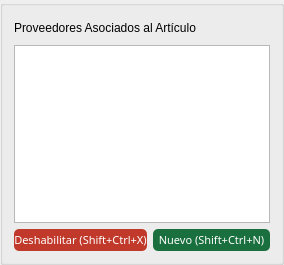
        <widget class="QGroupBox" name="box_proveedores">
         <property name="styleSheet">
          <string notr="true">#box_proveedores{
	background-color: #F2F6FD;
	}</string>
         </property>
         <property name="title">
          <string/>
         </property>
         <layout class="QVBoxLayout" name="layout_proveedores" stretch="10,80,10">
          <item>
           <widget class="QLabel" name="label_2">
            <property name="sizePolicy">
             <sizepolicy hsizetype="Expanding" vsizetype="Expanding">
              <horstretch>0</horstretch>
              <verstretch>0</verstretch>
             </sizepolicy>
            </property>
            <property name="text">
             <string>Proveedores Asociados al Artículo</string>
            </property>
           </widget>
          </item>
          <item>
           <widget class="QTableView" name="tbl_proveedores"/>
          </item>
          <item>
           <layout class="QHBoxLayout" name="layout_prov_botones">
            <item>
             <widget class="QPushButton" name="btn_deshabilitar_prov">
              <property name="sizePolicy">
               <sizepolicy hsizetype="Expanding" vsizetype="Expanding">
                <horstretch>0</horstretch>
                <verstretch>0</verstretch>
               </sizepolicy>
              </property>
              <property name="palette">
               <palette>
                <active>
                 <colorrole role="WindowText">
                  <brush brushstyle="SolidPattern">
                   <color alpha="255">
                    <red>255</red>
                    <green>255</green>
                    <blue>255</blue>
                   </color>
                  </brush>
                 </colorrole>
                 <colorrole role="Button">
                  <brush brushstyle="SolidPattern">
                   <color alpha="255">
                    <red>192</red>
                    <green>57</green>
                    <blue>43</blue>
                   </color>
                  </brush>
                 </colorrole>
                 <colorrole role="Light">
                  <brush brushstyle="SolidPattern">
                   <color alpha="255">
                    <red>127</red>
                    <green>255</green>
                    <blue>191</blue>
                   </color>
                  </brush>
                 </colorrole>
                 <colorrole role="Midlight">
                  <brush brushstyle="SolidPattern">
                   <color alpha="255">
                    <red>106</red>
                    <green>212</green>
                    <blue>159</blue>
                   </color>
                  </brush>
                 </colorrole>
                 <colorrole role="Dark">
                  <brush brushstyle="SolidPattern">
                   <color alpha="255">
                    <red>42</red>
                    <green>85</green>
                    <blue>63</blue>
                   </color>
                  </brush>
                 </colorrole>
                 <colorrole role="Mid">
                  <brush brushstyle="SolidPattern">
                   <color alpha="255">
                    <red>56</red>
                    <green>113</green>
                    <blue>84</blue>
                   </color>
                  </brush>
                 </colorrole>
                 <colorrole role="Text">
                  <brush brushstyle="SolidPattern">
                   <color alpha="255">
                    <red>255</red>
                    <green>255</green>
                    <blue>255</blue>
                   </color>
                  </brush>
                 </colorrole>
                 <colorrole role="BrightText">
                  <brush brushstyle="SolidPattern">
                   <color alpha="255">
                    <red>255</red>
                    <green>255</green>
                    <blue>255</blue>
                   </color>
                  </brush>
                 </colorrole>
                 <colorrole role="ButtonText">
                  <brush brushstyle="SolidPattern">
                   <color alpha="255">
                    <red>255</red>
                    <green>255</green>
                    <blue>255</blue>
                   </color>
                  </brush>
                 </colorrole>
                 <colorrole role="Base">
                  <brush brushstyle="SolidPattern">
                   <color alpha="255">
                    <red>192</red>
                    <green>57</green>
                    <blue>43</blue>
                   </color>
                  </brush>
                 </colorrole>
                 <colorrole role="Window">
                  <brush brushstyle="SolidPattern">
                   <color alpha="255">
                    <red>192</red>
                    <green>57</green>
                    <blue>43</blue>
                   </color>
                  </brush>
                 </colorrole>
                 <colorrole role="Shadow">
                  <brush brushstyle="SolidPattern">
                   <color alpha="255">
                    <red>0</red>
                    <green>0</green>
                    <blue>0</blue>
                   </color>
                  </brush>
                 </colorrole>
                 <colorrole role="AlternateBase">
                  <brush brushstyle="SolidPattern">
                   <color alpha="255">
                    <red>170</red>
                    <green>212</green>
                    <blue>191</blue>
                   </color>
                  </brush>
                 </colorrole>
                 <colorrole role="ToolTipBase">
                  <brush brushstyle="SolidPattern">
                   <color alpha="255">
                    <red>255</red>
                    <green>255</green>
                    <blue>220</blue>
                   </color>
                  </brush>
                 </colorrole>
                 <colorrole role="ToolTipText">
                  <brush brushstyle="SolidPattern">
                   <color alpha="255">
                    <red>0</red>
                    <green>0</green>
                    <blue>0</blue>
                   </color>
                  </brush>
                 </colorrole>
                </active>
                <inactive>
                 <colorrole role="WindowText">
                  <brush brushstyle="SolidPattern">
                   <color alpha="255">
                    <red>255</red>
                    <green>255</green>
                    <blue>255</blue>
                   </color>
                  </brush>
                 </colorrole>
                 <colorrole role="Button">
                  <brush brushstyle="SolidPattern">
                   <color alpha="255">
                    <red>192</red>
                    <green>57</green>
                    <blue>43</blue>
                   </color>
                  </brush>
                 </colorrole>
                 <colorrole role="Light">
                  <brush brushstyle="SolidPattern">
                   <color alpha="255">
                    <red>127</red>
                    <green>255</green>
                    <blue>191</blue>
                   </color>
                  </brush>
                 </colorrole>
                 <colorrole role="Midlight">
                  <brush brushstyle="SolidPattern">
                   <color alpha="255">
                    <red>106</red>
                    <green>212</green>
                    <blue>159</blue>
                   </color>
                  </brush>
                 </colorrole>
                 <colorrole role="Dark">
                  <brush brushstyle="SolidPattern">
                   <color alpha="255">
                    <red>42</red>
                    <green>85</green>
                    <blue>63</blue>
                   </color>
                  </brush>
                 </colorrole>
                 <colorrole role="Mid">
                  <brush brushstyle="SolidPattern">
                   <color alpha="255">
                    <red>56</red>
                    <green>113</green>
                    <blue>84</blue>
                   </color>
                  </brush>
                 </colorrole>
                 <colorrole role="Text">
                  <brush brushstyle="SolidPattern">
                   <color alpha="255">
                    <red>255</red>
                    <green>255</green>
                    <blue>255</blue>
                   </color>
                  </brush>
                 </colorrole>
                 <colorrole role="BrightText">
                  <brush brushstyle="SolidPattern">
                   <color alpha="255">
                    <red>255</red>
                    <green>255</green>
                    <blue>255</blue>
                   </color>
                  </brush>
                 </colorrole>
                 <colorrole role="ButtonText">
                  <brush brushstyle="SolidPattern">
                   <color alpha="255">
                    <red>255</red>
                    <green>255</green>
                    <blue>255</blue>
                   </color>
                  </brush>
                 </colorrole>
                 <colorrole role="Base">
                  <brush brushstyle="SolidPattern">
                   <color alpha="255">
                    <red>192</red>
                    <green>57</green>
                    <blue>43</blue>
                   </color>
                  </brush>
                 </colorrole>
                 <colorrole role="Window">
                  <brush brushstyle="SolidPattern">
                   <color alpha="255">
                    <red>192</red>
                    <green>57</green>
                    <blue>43</blue>
                   </color>
                  </brush>
                 </colorrole>
                 <colorrole role="Shadow">
                  <brush brushstyle="SolidPattern">
                   <color alpha="255">
                    <red>0</red>
                    <green>0</green>
                    <blue>0</blue>
                   </color>
                  </brush>
                 </colorrole>
                 <colorrole role="AlternateBase">
                  <brush brushstyle="SolidPattern">
                   <color alpha="255">
                    <red>170</red>
                    <green>212</green>
                    <blue>191</blue>
                   </color>
                  </brush>
                 </colorrole>
                 <colorrole role="ToolTipBase">
                  <brush brushstyle="SolidPattern">
                   <color alpha="255">
                    <red>255</red>
                    <green>255</green>
                    <blue>220</blue>
                   </color>
                  </brush>
                 </colorrole>
                 <colorrole role="ToolTipText">
                  <brush brushstyle="SolidPattern">
                   <color alpha="255">
                    <red>0</red>
                    <green>0</green>
                    <blue>0</blue>
                   </color>
                  </brush>
                 </colorrole>
                </inactive>
                <disabled>
                 <colorrole role="WindowText">
                  <brush brushstyle="SolidPattern">
                   <color alpha="255">
                    <red>255</red>
                    <green>255</green>
                    <blue>255</blue>
                   </color>
                  </brush>
                 </colorrole>
                 <colorrole role="Button">
                  <brush brushstyle="SolidPattern">
                   <color alpha="255">
                    <red>192</red>
                    <green>57</green>
                    <blue>43</blue>
                   </color>
                  </brush>
                 </colorrole>
                 <colorrole role="Light">
                  <brush brushstyle="SolidPattern">
                   <color alpha="255">
                    <red>127</red>
                    <green>255</green>
                    <blue>191</blue>
                   </color>
                  </brush>
                 </colorrole>
                 <colorrole role="Midlight">
                  <brush brushstyle="SolidPattern">
                   <color alpha="255">
                    <red>106</red>
                    <green>212</green>
                    <blue>159</blue>
                   </color>
                  </brush>
                 </colorrole>
                 <colorrole role="Dark">
                  <brush brushstyle="SolidPattern">
                   <color alpha="255">
                    <red>42</red>
                    <green>85</green>
                    <blue>63</blue>
                   </color>
                  </brush>
                 </colorrole>
                 <colorrole role="Mid">
                  <brush brushstyle="SolidPattern">
                   <color alpha="255">
                    <red>56</red>
                    <green>113</green>
                    <blue>84</blue>
                   </color>
                  </brush>
                 </colorrole>
                 <colorrole role="Text">
                  <brush brushstyle="SolidPattern">
                   <color alpha="255">
                    <red>255</red>
                    <green>255</green>
                    <blue>255</blue>
                   </color>
                  </brush>
                 </colorrole>
                 <colorrole role="BrightText">
                  <brush brushstyle="SolidPattern">
                   <color alpha="255">
                    <red>255</red>
                    <green>255</green>
                    <blue>255</blue>
                   </color>
                  </brush>
                 </colorrole>
                 <colorrole role="ButtonText">
                  <brush brushstyle="SolidPattern">
                   <color alpha="255">
                    <red>255</red>
                    <green>255</green>
                    <blue>255</blue>
                   </color>
                  </brush>
                 </colorrole>
                 <colorrole role="Base">
                  <brush brushstyle="SolidPattern">
                   <color alpha="255">
                    <red>192</red>
                    <green>57</green>
                    <blue>43</blue>
                   </color>
                  </brush>
                 </colorrole>
                 <colorrole role="Window">
                  <brush brushstyle="SolidPattern">
                   <color alpha="255">
                    <red>192</red>
                    <green>57</green>
                    <blue>43</blue>
                   </color>
                  </brush>
                 </colorrole>
                 <colorrole role="Shadow">
                  <brush brushstyle="SolidPattern">
                   <color alpha="255">
                    <red>0</red>
                    <green>0</green>
                    <blue>0</blue>
                   </color>
                  </brush>
                 </colorrole>
                 <colorrole role="AlternateBase">
                  <brush brushstyle="SolidPattern">
                   <color alpha="255">
                    <red>85</red>
                    <green>170</green>
                    <blue>127</blue>
                   </color>
                  </brush>
                 </colorrole>
                 <colorrole role="ToolTipBase">
                  <brush brushstyle="SolidPattern">
                   <color alpha="255">
                    <red>255</red>
                    <green>255</green>
                    <blue>220</blue>
                   </color>
                  </brush>
                 </colorrole>
                 <colorrole role="ToolTipText">
                  <brush brushstyle="SolidPattern">
                   <color alpha="255">
                    <red>0</red>
                    <green>0</green>
                    <blue>0</blue>
                   </color>
                  </brush>
                 </colorrole>
                </disabled>
               </palette>
              </property>
              <property name="font">
               <font>
                <family>Ariall</family>
                <pointsize>-1</pointsize>
               </font>
              </property>
              <property name="styleSheet">
               <string notr="true">#btn_deshabilitar_prov{
	background-color: #C0392B ;
	color: #ffffff;
	font-family: 'Ariall';
	font-size: 11px;
	border-radius: 5px;
	}

#btn_deshabilitar_prov:hover{
	background-color: #DF013A;
	}
</string>
              </property>
              <property name="text">
               <string>Deshabilitar (Shift+Ctrl+X)</string>
              </property>
              <property name="icon">
               <iconset>
                <normaloff>../ico/remove_from_database.ico</normaloff>../ico/remove_from_database.ico</iconset>
              </property>
              <property name="iconSize">
               <size>
                <width>40</width>
                <height>40</height>
               </size>
              </property>
             </widget>
            </item>
            <item>
             <widget class="QPushButton" name="btn_nuevo_prov">
              <property name="sizePolicy">
               <sizepolicy hsizetype="Expanding" vsizetype="Expanding">
                <horstretch>0</horstretch>
                <verstretch>0</verstretch>
               </sizepolicy>
              </property>
              <property name="font">
               <font>
                <family>Ariall</family>
                <pointsize>-1</pointsize>
               </font>
              </property>
              <property name="styleSheet">
               <string notr="true">/*Estilos para el botón*/

#btn_nuevo_prov{
	background-color: #196F3D;
	color: #ffffff;
	font-family: 'Ariall';
	font-size: 11px;
	border-radius: 5px;
	}

#btn_nuevo_prov:hover{
	background-color: #04B431;
	}
</string>
              </property>
              <property name="text">
               <string>Nuevo (Shift+Ctrl+N)</string>
              </property>
              <property name="icon">
               <iconset>
                <normaloff>../ico/add_to_database.ico</normaloff>../ico/add_to_database.ico</iconset>
              </property>
              <property name="iconSize">
               <size>
                <width>40</width>
                <height>40</height>
               </size>
              </property>
             </widget>
            </item>
           </layout>
          </item>
         </layout>
        </widget>
